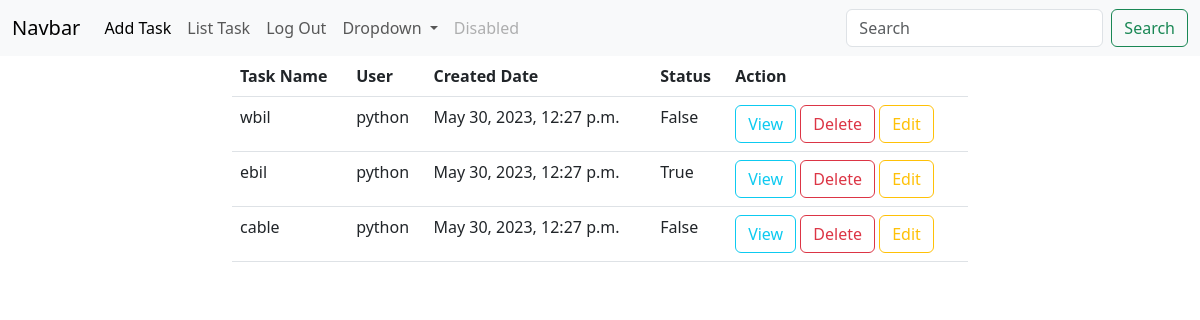
The app's page /task/all (signed in) with its own data.
### api/models.py (models this page shows, shortened)
class Tasks(models.Model):
    task_name=models.CharField(max_length=50)
    user=models.ForeignKey(User,on_delete=models.CASCADE)
    created_date=models.DateTimeField(auto_now_add=True)
    status=models.BooleanField(default=False)

### taskweb/views.py (the view)
# urls.py: path("task/all",views.TaskListView.as_view(),name="task-list"),
@method_decorator(signin_required,name="dispatch")
class TaskListView(View):
    def get(self,request,*args,**kwargs):
        qs=Tasks.objects.filter(user=request.user).order_by("-created_date")
        return render(request,"task-list.html",{"tasks":qs})

### taskweb/views.py (called while the page is built)
def signin_required(fn):
    def wrapper(request,*args,**kwargs):
        if not request.user.is_authenticated:
            return redirect("sign-in")
        else:
            return fn(request,*args,**kwargs)
    return wrapper

### taskweb/templates/task-list.html
{%extends 'base.html'%}
{%block body%}
<div class="container">
    <div class="row">
     <div class="col-2"></div>
     <div class="col-8">
         <table class="table">
             <tr>
                 <th>Task Name</th>
                 <th>User</th>
                 <th>Created Date</th>
                 <th>Status</th>
                 <th>Action</th>
             </tr>
             {%for t in tasks%}
                <tr>
                 <td>{{t.task_name}}</td>
                 <td>{{t.user}}</td>
                 <td>{{t.created_date}}</td>
                 <td>{{t.status}}</td>
                 <td>
                     <a href="{%url 'task-detail' t.id %}" class="btn btn-outline-info">View</a>
                     <a href="{%url 'task-delete' t.id%}" class="btn btn-outline-danger">Delete</a>
                     <a href="{%url 'task-edit' t.id%}" class="btn btn-outline-warning">Edit</a>
                 </td>
                </tr>
             {% endfor %}
         </table>
     </div>
     <div class="col-2"></div>
    </div>
 </div>
{%endblock%}

### taskweb/templates/base.html (shortened to what this page needs)
<!DOCTYPE html>
<html lang="en">
<head>
    <link href="https://cdn.jsdelivr.net/npm/bootstrap@5.3.0-alpha1/dist/css/bootstrap.min.css" rel="stylesheet">
</head>
<body>
    <nav class="navbar navbar-expand-lg bg-body-tertiary">
        <div class="container-fluid">
          <a class="navbar-brand" href="#">Navbar</a>
          <div class="collapse navbar-collapse" id="navbarSupportedContent">
            <ul class="navbar-nav me-auto mb-2 mb-lg-0">
              <li class="nav-item">
                <a class="nav-link active" aria-current="page" href="{%url 'task-add'%}">Add Task</a>
              </li>
              <li class="nav-item">
                <a class="nav-link" href="{%url 'task-list'%}">List Task</a>
              </li>
              <li class="nav-item">
                <a class="nav-link" href="{%url 'signout'%}">Log Out</a>
              </li>
              <li class="nav-item dropdown">
                <a class="nav-link dropdown-toggle" href="#" role="button" data-bs-toggle="dropdown" aria-expanded="false">
                  Dropdown
                </a>
              </li>
              <li class="nav-item">
                <a class="nav-link disabled">Disabled</a>
              </li>
            </ul>
            <form class="d-flex" role="search">
              <input class="form-control me-2" type="search" placeholder="Search" aria-label="Search">
              <button class="btn btn-outline-success" type="submit">Search</button>
            </form>
          </div>
        </div>
      </nav>
      {%block body%}
      {%endblock%}
</body>
</html>

### records on screen
Tasks: task_name "wbil", user "python", created_date "May 30, 2023, 12:27 p.m.", status "False"
Tasks: task_name "ebil", user "python", created_date "May 30, 2023, 12:27 p.m.", status "True"
Tasks: task_name "cable", user "python", created_date "May 30, 2023, 12:27 p.m.", status "False"
